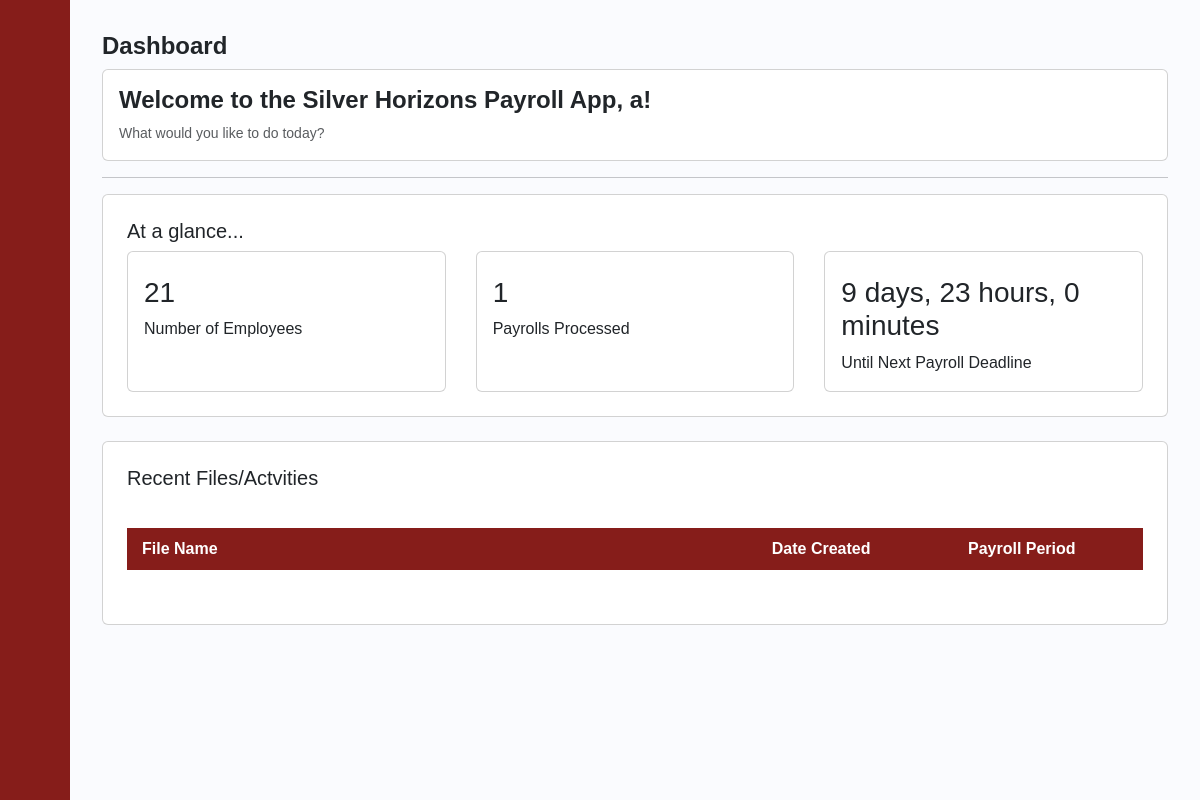
The page /dashboard/1 on the database as committed earlier.
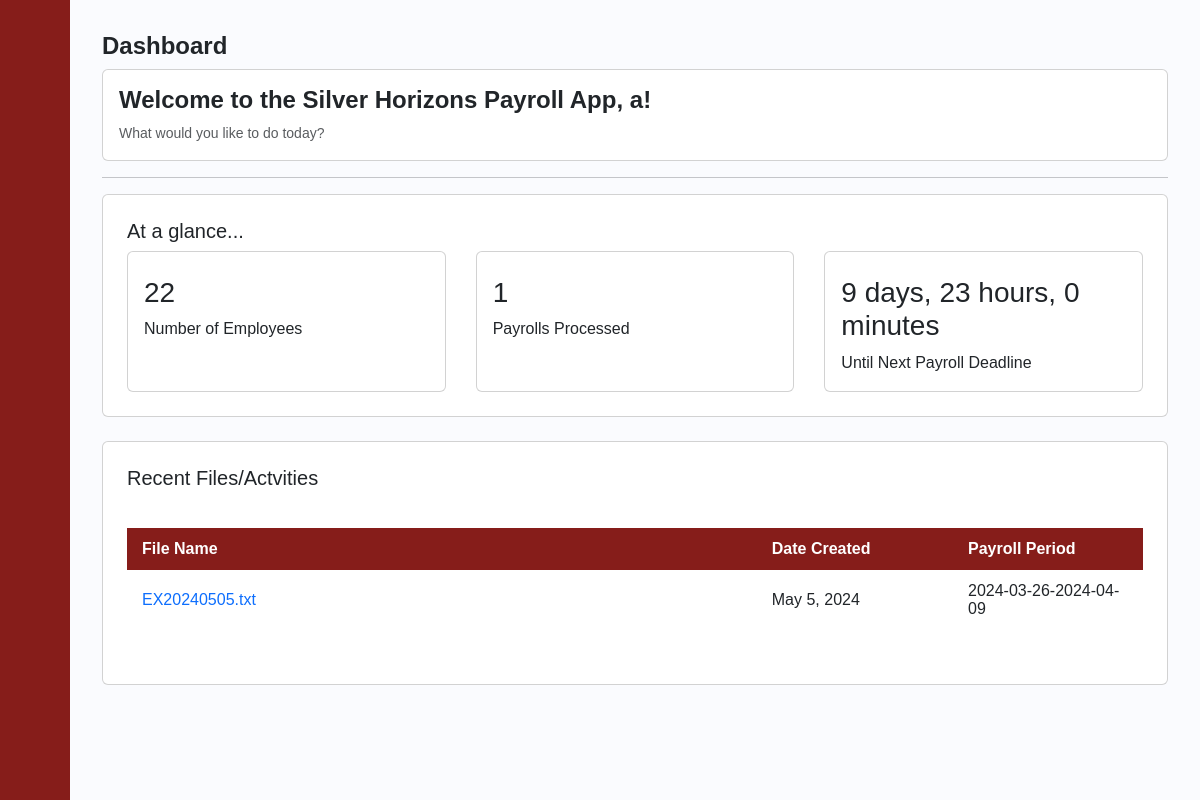
The same page on the database as committed later.
### payrollapp/models.py (models this page shows, shortened)
class BANK_FILES(models.Model):
    BANK_ENTRY_ID = models.IntegerField(primary_key=True)
    BANK_FILE_NAME = models.CharField(max_length=250)
    BANK_FILE = models.FileField(upload_to='files/')
    PAYROLL_PERIOD = models.CharField(max_length=250)
    Date = models.DateField()

### payrollapp/views.py (the view)
# urls.py: path('dashboard/<int:UID>', views.dashboard, name='dashboard'),
def dashboard(request, UID):
    user = get_object_or_404(USER_ACCOUNT, pk=UID)
    a = BANK_FILES.objects.all()
    count_emp=Employee.objects.all().count()
    count_payrolls=Payslip_Transaction.objects.all().count()
    current_hmo=HMO.objects.all().filter().count()
    count_hmo=count_emp-current_hmo
    current_date = datetime.now()
    if current_date.day < 10:
        target_date = datetime(current_date.year, current_date.month, 10)
    else:
        if current_date.month == 12:  # Handle December case
            target_date = datetime(current_date.year + 1, 1, 10)
        else:
            target_date = datetime(current_date.year, current_date.month + 1, 10)
    countdown = (target_date-current_date)
    days = countdown.days
    hours, remainder = divmod(countdown.seconds, 3600)
    minutes, _ = divmod(remainder, 60)
    formatted_str = f"{days} days, {hours} hours, {minutes} minutes"
    print(type(formatted_str))
    print((formatted_str))
    return render(request, 'payrollapp/dashboard.html',{
        'user':user,
        'count_emp':count_emp,
        'count_payrolls':count_payrolls,
        'count_hmo':count_hmo,
        'countdown':formatted_str,
        'a':a
        } )

### payrollapp/templates/payrollapp/dashboard.html (shortened to what this page needs)
{% extends 'payrollapp/base.html' %}
{% load static %}
{% block content %}
<div class="content">
    <h1>Dashboard</h1>
    <div class="card px-3 py-3">
      <h1>Welcome to the Silver Horizons Payroll App, {{user.username}}!</h1>
      <p class="card-text"><small class="text-muted">What would you like to do today?</small></p>
    </div>
    <hr>
    <div class="card px-4 py-4">
      <h5>At a glance...</h5>
      <div class="card-deck">
        <div class="card">
          <div class="card-body">
            <h3>{{count_emp}}</h3>
            <p class="card-text">Number of Employees</p>
          </div>
        </div>
        <div class="card">
          <div class="card-body">
            <h3>{{count_payrolls}}</h3>
            <p class="card-text">Payrolls Processed</p>
          </div>
        </div>
        <div class="card">
          <div class="card-body">
            <h3>{{countdown}}</h3>
            <p class="card-text"> Until Next Payroll Deadline</p>
          </div>
        </div>
      </div>
    </div>
    <div class="card my-4 px-4 py-4">
      <h5>Recent Files/Actvities</h5>
      <div style="overflow-x:auto;">
        <table id="posts">
            <thead>
                <tr>
                    <th style="width:20%">File Name</th>
                    <th style="width:5%">Date Created</th>
                    <th style="width:5%">Payroll Period</th>
            <tbody>
              {%for b in a%}
              <tr>
                  <td><a href="{% url 'download_file' file_id=b.BANK_FILE_NAME %}">{{b.BANK_FILE_NAME}}</a></td>
                  <td>{{b.Date}}</td>
                  <td>{{b.PAYROLL_PERIOD}}</td>
              </tr>
              {% endfor %}
            </tbody>
        </table>
    </div>
    </div>
</div>
{% endblock %}

Rows that differ between the two databases and show on the page:
added BANK_FILES: BANK_FILE_NAME "EX20240505.txt", Date "May 5, 2024", PAYROLL_PERIOD "2024-03-26-2024-04-09"
Other text that changed with them:
{{ count_emp }}: "21" → "22"
